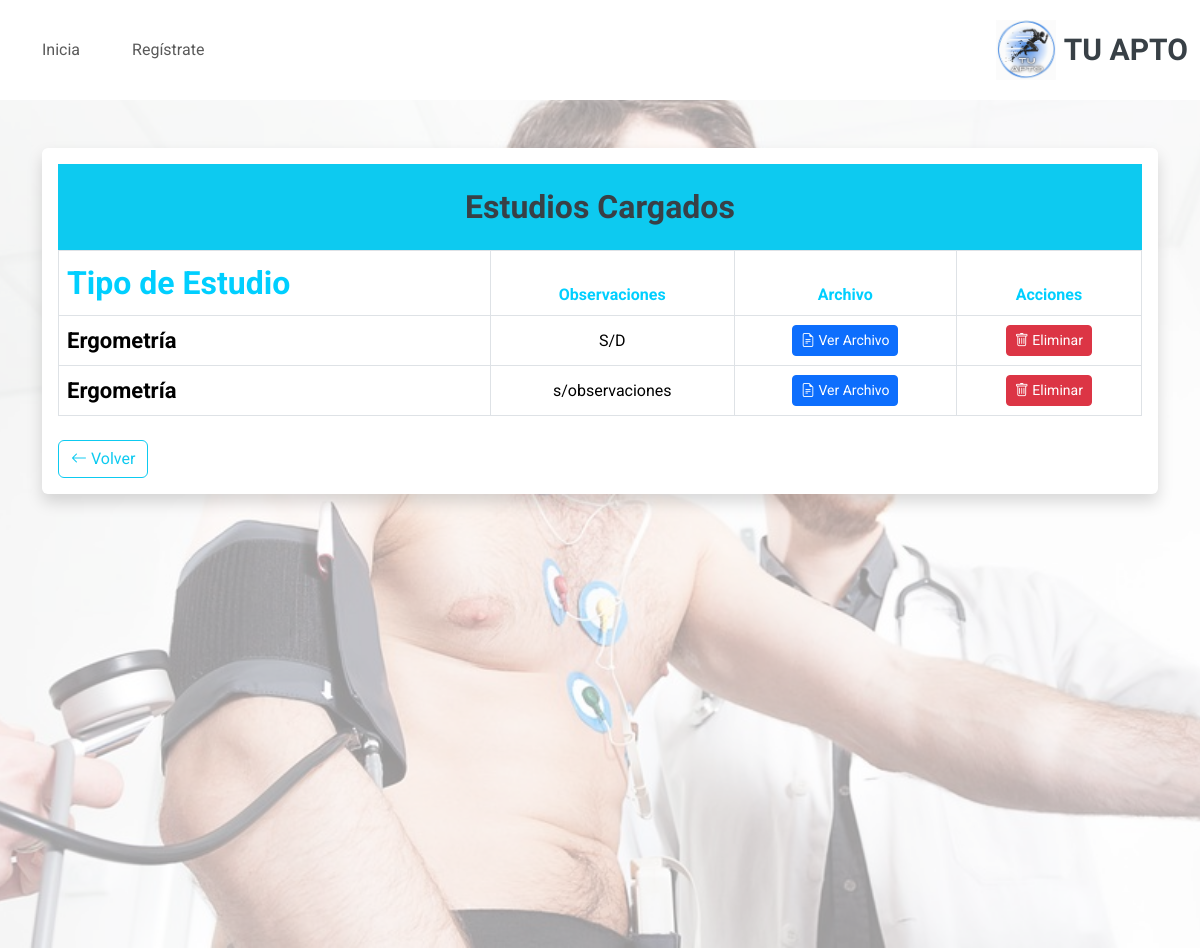
The page /registro-medico/ficha/15/estudios/ on the database as committed earlier.
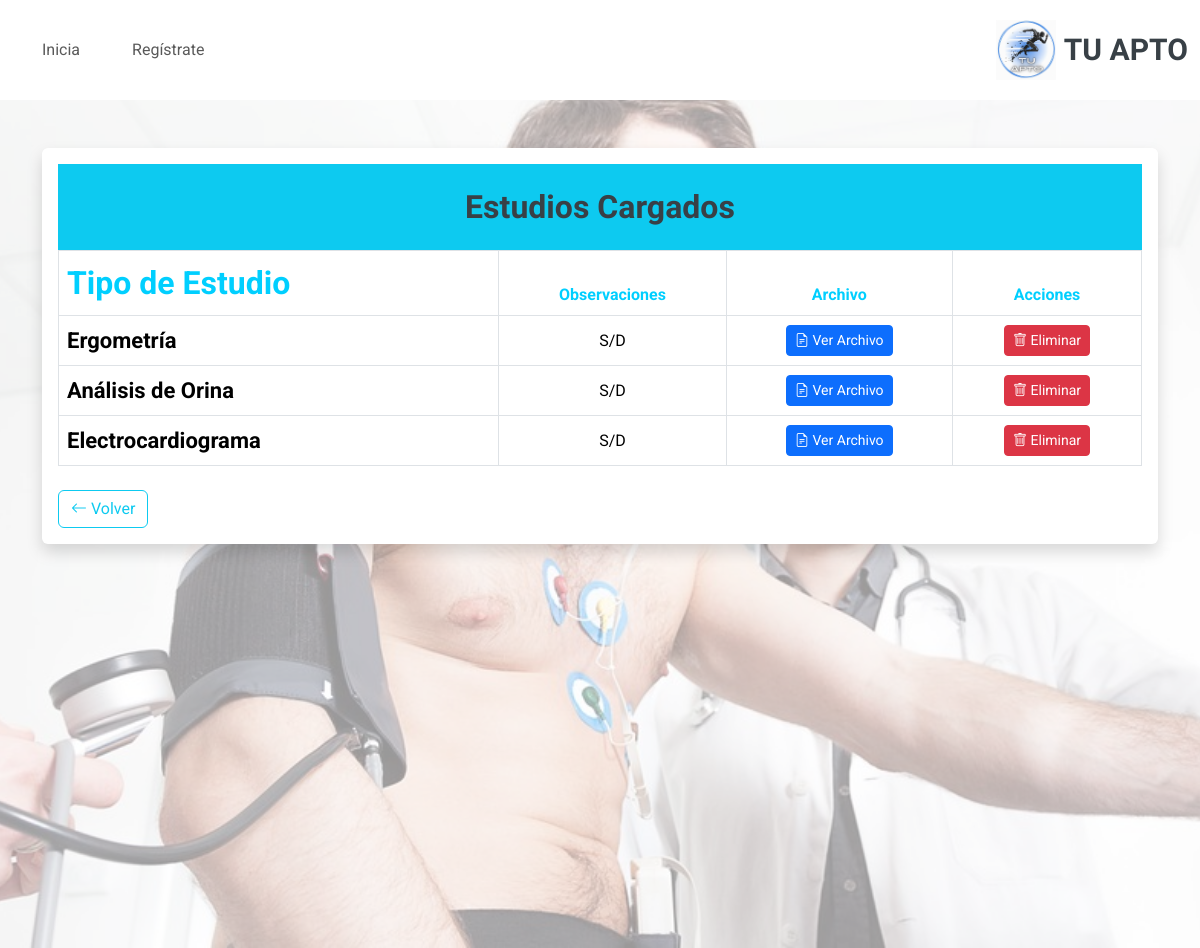
The same page on the database as committed later.
### RegistroMedico/models.py (models this page shows, shortened)
class EstudiosMedico(models.Model):
    TIPO_ESTUDIO = [
        ('ORINA', 'Análisis de Orina'),
        ('ELECTRO', 'Electrocardiograma'),
        ('ERGOMETRIA', 'Ergometría'),
    ]
    idestudio = models.AutoField(primary_key=True)
    ficha_medica = models.ForeignKey(RegistroMedico, on_delete=models.CASCADE)  # Relación con la ficha médica
    tipo_estudio = models.CharField(max_length=20, choices=TIPO_ESTUDIO)  # Tipo de estudio médico
    archivo = models.FileField(upload_to='estudios/', null=True, blank=True)  # Archivo cargado (imágenes, PDFs, etc.)
    observaciones = models.CharField(max_length=200, null=True, blank=True)  # Observaciones adicionales
    class Meta:
        db_table = 'estudios_medicos'
        verbose_name = 'Estudio Médico'
        verbose_name_plural = 'Estudios Médicos'

### RegistroMedico/views.py (the view)
# urls.py: path('ficha/<int:ficha_medica_id>/estudios/', EstudiosMedicoListView.as_view(), name='ver_estudios'),
class EstudiosMedicoListView(ListView):
    model = EstudiosMedico
    template_name = 'registro_medico/estudios_list.html'  # Ruta del template
    context_object_name = 'estudios'
    def get_queryset(self):
        ficha_medica_id = self.kwargs.get('ficha_medica_id')
        return EstudiosMedico.objects.filter(ficha_medica__idfichaMedica=ficha_medica_id)

### RegistroMedico/templates/registro_medico/estudios_list.html (shortened to what this page needs)
{% extends 'core/base.html' %}
{% load static %}
{% load widget_tweaks %}
{% block content %}
<main class="px-3" style="position: relative; min-height: 100vh; width: 100%; margin: 0; padding: 0;">
    <div style="position: relative; z-index: 1;">
        <div class="container mt-5">
            <div class="table-responsive bg-white p-3 rounded shadow">
                <div class="card-header bg-info text-white text-center p-4 w-100">
                    <h2 class="mb-0 fw-bold">Estudios Cargados</h2>
                </div>
                <table class="table table-bordered align-middle">
                    <thead style="color: #00CFFF;" >
                        <tr class="text-center">
                            <th scope="col" style="color: #00CFFF;">Tipo de Estudio</th>
                            <th scope="col"style="color: #00CFFF;">Observaciones</th>
                            <th scope="col"style="color: #00CFFF;">Archivo</th>
                            <th scope="col"style="color: #00CFFF;">Acciones</th>
                        </tr>
                    </thead>
                    <tbody>
                        {% for estudio in estudios %}
                        <tr class="text-center">
                            <td data-label="Tipo de Estudio" class="fw-bold">{{ estudio.get_tipo_estudio_display }}</td>
                            <td data-label="Observaciones">{{ estudio.observaciones|default_if_none:"S/D" }}</td>
                            <td data-label="Archivo">
                                {% if estudio.archivo %}
                                    <a href="{{ estudio.archivo.url }}" target="_blank" class="btn btn-primary btn-sm">
                                        <i class="bi bi-file-earmark-text"></i> Ver Archivo
                                    </a>
                                {% else %}
                                    <span class="text-muted">No disponible</span>
                                {% endif %}
                            </td>
                            <td data-label="Acciones">
                                <a href="{% url 'registroMedico:eliminar_estudio' estudio.pk %}" class="btn btn-danger btn-sm">
                                    <i class="bi bi-trash"></i> Eliminar
                                </a>
                            </td>
                        </tr>
                        {% empty %}
                        <tr>
                            <td colspan="4" class="text-center text-muted">No hay estudios cargados.</td>
                        </tr>
                        {% endfor %}
                    </tbody>
                </table>
                <div class="d-flex justify-content-between align-items-center mt-4">
                    <a href="{% url 'menu_jugador' %}" class="btn btn-outline-info">
                        <i class="bi bi-arrow-left"></i> Volver
                    </a>
                </div>
            </div>
        </div>
    </div>
</main>
{% endblock %}

Rows that differ between the two databases and show on the page:
removed EstudiosMedico: tipo_estudio "Ergometría", observaciones "s/observaciones"
added EstudiosMedico: tipo_estudio "Análisis de Orina", observaciones "S/D"
added EstudiosMedico: tipo_estudio "Electrocardiograma", observaciones "S/D"
